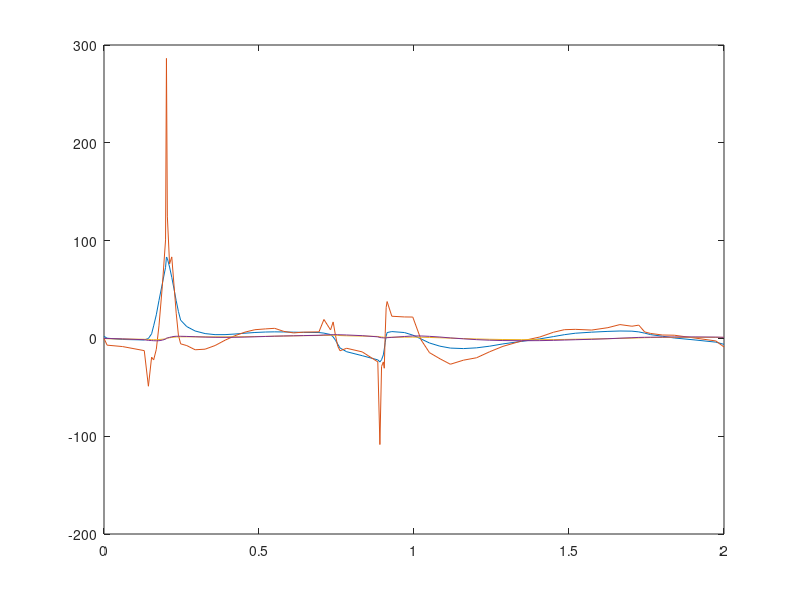

Write MATLAB code to recreate this figure.
load('derivates.mat')
load('resultsFK.mat')
[b,a]=butter(1,0.1,'low');  %this makes a lowpass filter
y_filt = filtfilt(b,a,ddq_OS);
ddq_OS_filtered=y_filt;
plot(t_OS_FK,y_filt(:,1))
hold on
plot(t_OS_FK,ddq_OS(:,1))
[b,a]=butter(1,0.1,'low');  %this makes a lowpass filter
y_filt2=filtfilt(b,a,dq_OS);
dq_OS_filtered=y_filt2;
plot(t_OS_FK,y_filt2(:,1))
hold on
plot(t_OS_FK,dq_OS(:,1))
save('OS_states.mat','t_OS_FK','q_OS','dq_OS','ddq_OS','ddq_OS_filtered','dq_OS_filtered');
% load('torques_ID.mat')
% [b,a]=butter(1,0.01,'low');  %this makes a lowpass filter
% y_filt3=filtfilt(b,a,tau_ID);
% plot(t_ID,y_filt3.','-.')
% hold on
% plot(t_ID,tau_ID.')
